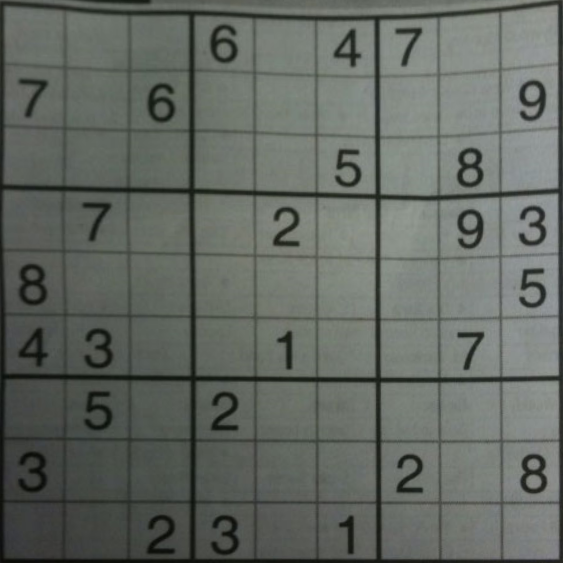
#> input picture OpenCV/image2.jpg, 563 x 563 px
$ python test.py   (older library calls are emulated)
#> lines starting #> are read from the running program, lines starting #| are printed output that depends on the picture; after the words box and inside, x2 and y2 are one past the last pixel; in counts of white or black regions, pixels touching at a corner belong together
import cv2
import numpy as np

# Đọc hình ảnh
image = cv2.imread('image2.jpg')
#> image is the input picture: shape (563, 563, 3); mean B, G, R 98.3, 104.3, 99.1

# Changing color spaces
gray_image = cv2.cvtColor(image, cv2.COLOR_BGR2GRAY)
hsv_image = cv2.cvtColor(image, cv2.COLOR_BGR2HSV)
#> hsv_image: shape (563, 563, 3); mean H, S, V 57.2, 18, 104.3
lab_image = cv2.cvtColor(image, cv2.COLOR_BGR2LAB)
#> lab_image: shape (563, 563, 3); mean of channels 0, 1, 2 110.1, 124.8, 130.7
# gray_image = cv2.medianBlur(gray_image, 5)

# Geometric Transformations of Images
height, width = image.shape[:2]
#> height = 563; width = 563
rotation_matrix = cv2.getRotationMatrix2D((width/2, height/2), 45, 1)
rotated_image = cv2.warpAffine(image, rotation_matrix, (width, height))
scaled_image = cv2.resize(image, None, fx=0.5, fy=1)

translation_matrix = np.float32([[1, 0, 100], [0, 1, 50]])
translated_image = cv2.warpAffine(image, translation_matrix, (image.shape[1], image.shape[0]))
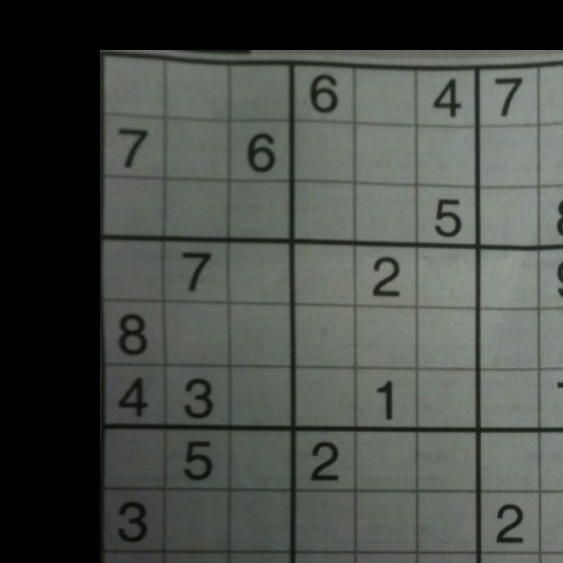
#> translated_image: shape (563, 563, 3); mean B, G, R 71.6, 76.8, 72.5
flipped_image_x = cv2.flip(image,1)
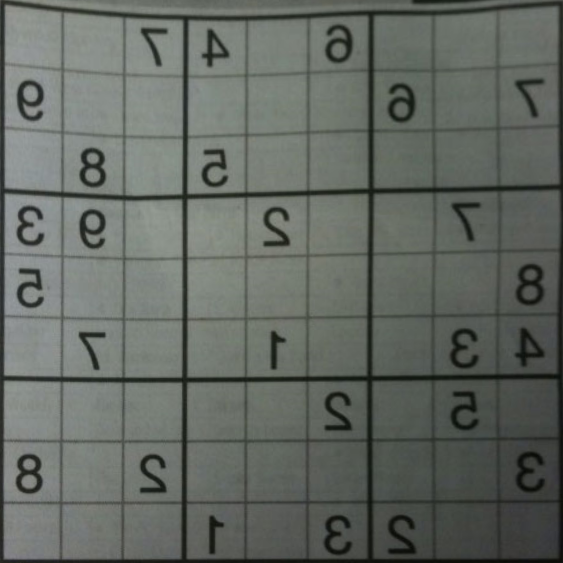
#> flipped_image_x: shape (563, 563, 3); mean B, G, R 98.3, 104.3, 99.1

# Image Thresholding
_, binary_threshold = cv2.threshold(gray_image, 127, 255, cv2.THRESH_BINARY)
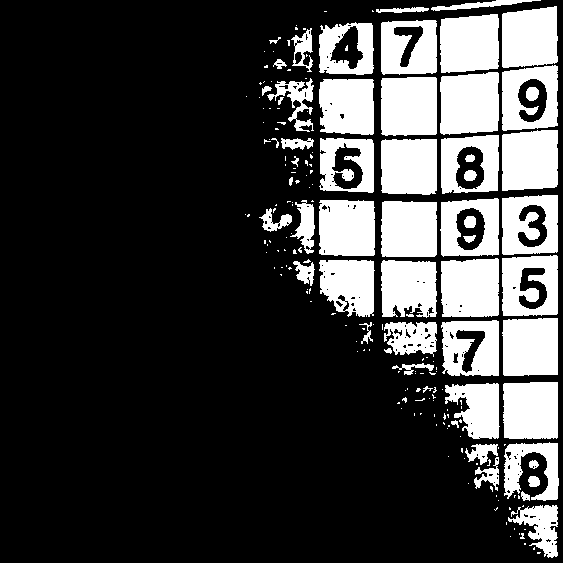
#> binary_threshold: shape (563, 563); 24.1% white; 196 white regions (138 under 20 px), largest, box (x1, y1, x2, y2) and area: (440, 72, 499, 135) 3394, (441, 258, 499, 317) 3255, (381, 77, 437, 136) 3220
adaptive_threshold = cv2.adaptiveThreshold(gray_image, 255, cv2.ADAPTIVE_THRESH_GAUSSIAN_C, cv2.THRESH_BINARY, 11, 2)
#> adaptive_threshold: shape (563, 563); 80.4% white; 3062 black regions (3007 under 20 px), largest, box (x1, y1, x2, y2) and area: (0, 0, 563, 563) 38146, (19, 264, 47, 305) 554, (520, 454, 547, 494) 537
_, otsu_threshold = cv2.threshold(gray_image, 0, 255, cv2.THRESH_BINARY+cv2.THRESH_OTSU)
#> otsu_threshold: shape (563, 563); 64.5% white; 128 black regions (103 under 20 px), largest, box (x1, y1, x2, y2) and area: (0, 0, 563, 563) 102567, (146, 82, 177, 124) 875, (209, 24, 238, 64) 701

# Smoothing Images
avg_blur = cv2.blur(image, (5, 5))
median_blur = cv2.medianBlur(image, 5)
gaussian_blur = cv2.GaussianBlur(gray_image, (5, 5), 0)
bil_blur = cv2.bilateralFilter(image, 9, 75, 75)

# Gradient Images
sobel_x = cv2.Sobel(gray_image, cv2.CV_64F, 1, 0, ksize=5)
sobel_y = cv2.Sobel(gray_image, cv2.CV_64F, 0, 1, ksize=5)
schar_x = cv2.Scharr(gray_image, cv2.CV_64F, 1, 0)
schar_y = cv2.Scharr(gray_image, cv2.CV_64F, 0, 1)
magnitude_sobel = cv2.magnitude(sobel_x, sobel_y)
angel_sobel = cv2.phase(sobel_x, sobel_y, angleInDegrees=True)
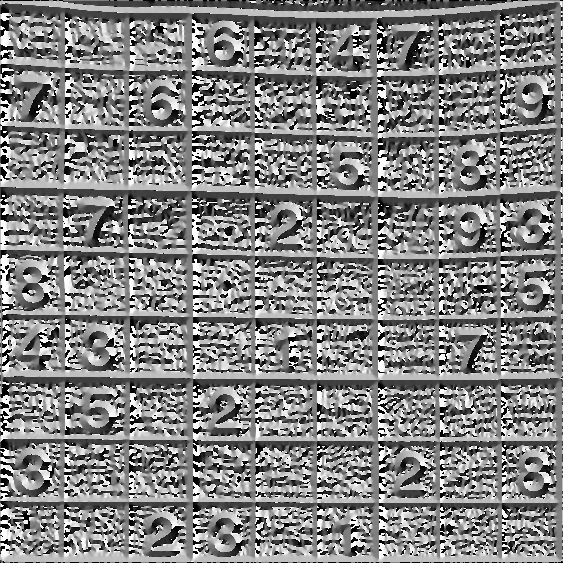
#> angel_sobel: shape (563, 563) float64; min 0, max 360, mean 185.3; drawn with min black and max white
laplacian = cv2.Laplacian(gray_image, cv2.CV_64F)
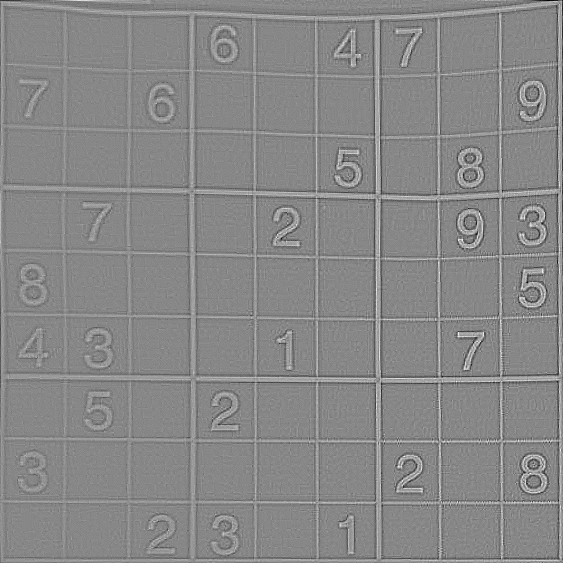
#> laplacian: shape (563, 563) float64; min -65, max 57, mean 0; drawn with min black and max white

# Canny Edge Detection
canny = cv2.Canny(gaussian_blur, 10, 60)
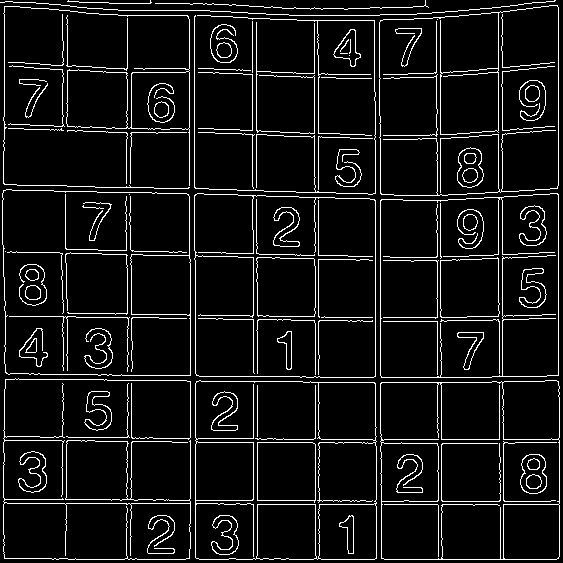
#> canny: shape (563, 563); 7.6% white in thin lines or dots

# [8 lines of commented-out code are left out]

lines = cv2.HoughLines(canny, 1, np.pi/180, 200)
#> lines = 26 rows, first 8: [559, 1.57], [318, 0], [558, 0], [502, 0], [375, 0], [380, 0], [253, 0], [440, 0]

if lines is not None:
    for line in lines:
        rho, theta = line[0]
        a = np.cos(theta)
        b = np.sin(theta)
        x0 = a * rho
        y0 = b * rho
        x1 = int(x0 + 1000 * (-b))
        y1 = int(y0 + 1000 * (a))
        x2 = int(x0 - 1000 * (-b))
        y2 = int(y0 - 1000 * (a))
        cv2.line(image, (x1, y1), (x2, y2), (0, 0, 255), 2)
#> this loop made 26 passes
#> (rho, theta, a, b, x0, y0, x1, y1) on passes 1 to 12: (559, 1.57, -4.37e-08, 1, -2.44e-05, 559, -1000, 558), (318, 0, 1, 0, 318, 0, 318, 1000), (558, 0, 1, 0, 558, 0, 558, 1000), (502, 0, 1, 0, 502, 0, 502, 1000), (375, 0, 1, 0, 375, 0, 375, 1000), (380, 0, 1, 0, 380, 0, 380, 1000), (253, 0, 1, 0, 253, 0, 253, 1000), (440, 0, 1, 0, 440, 0, 440, 1000), (504, 1.57, -4.37e-08, 1, -2.2e-05, 504, -1000, 503), (315, 0, 1, 0, 315, 0, 315, 1000), (195, 0, 1, 0, 195, 0, 195, 1000), (498, 0, 1, 0, 498, 0, 498, 1000)
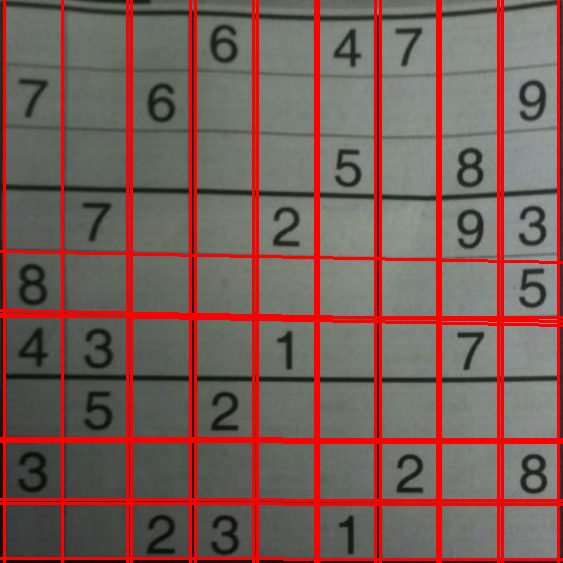
#> image: shape (563, 563, 3); mean B, G, R 87.2, 92.5, 121.3

circles = cv2.HoughCircles(canny, cv2.HOUGH_GRADIENT, dp=1, minDist=20, param1=50, param2=30, minRadius=0, maxRadius=0)
#> circles = 380 rows, first 8: [306.5, 288.5, 216.7], [292.5, 305.5, 230.4], [206.5, 226.5, 216.8], [349.5, 244.5, 224.7], [296.5, 185.5, 171.7], [327.5, 296.5, 208.9], [349.5, 340.5, 160.9], [154.5, 173.5, 164.6]

# [6 lines of commented-out code are left out]


cv2.imshow('Detected Objects', image)
cv2.waitKey(0)
cv2.destroyAllWindows()

$ run again, with OpenCV/image1.jpg copied over OpenCV/image2.jpg
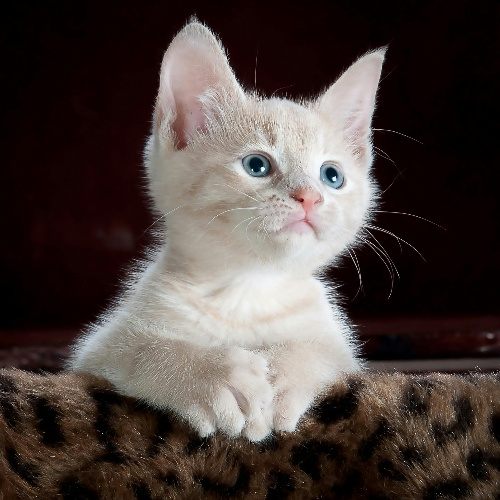
#> input picture OpenCV/image1.jpg, 500 x 500 px
#> image is the input picture: shape (500, 500, 3); mean B, G, R 63.1, 66.9, 77.3
#> hsv_image: shape (500, 500, 3); mean H, S, V 28.4, 142.9, 77.7
#> lab_image: shape (500, 500, 3); mean of channels 0, 1, 2 71, 131.3, 131.6
#> `_, binary_threshold = cv2.threshold(gray_image, 127, 255, cv2.THRESH_B..`:
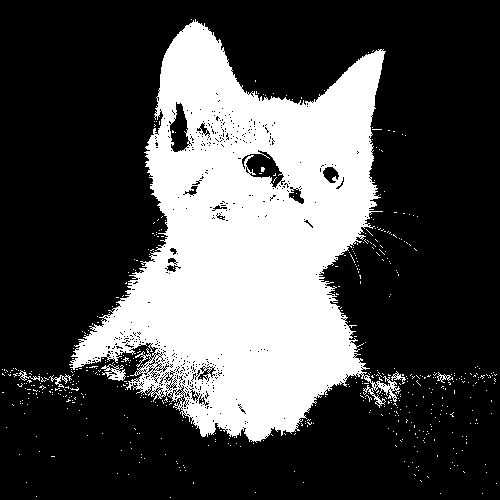
#> binary_threshold: shape (500, 500); 29.6% white; 551 white regions (545 under 20 px), largest, box (x1, y1, x2, y2) and area: (69, 19, 401, 443) 72377, (101, 364, 126, 381) 204, (49, 374, 72, 388) 90, (18, 370, 40, 381) 65, (391, 371, 406, 384) 61, (437, 372, 453, 383) 58
#> adaptive_threshold: shape (500, 500); 73.8% white; black in thin lines or dots
#> otsu_threshold: shape (500, 500); 33% white; 730 white regions (721 under 20 px), largest, box (x1, y1, x2, y2) and area: (0, 17, 410, 443) 80635, (424, 372, 475, 393) 322, (445, 404, 456, 425) 73
#> `canny = cv2.Canny(gaussian_blur, 10, 60)`:
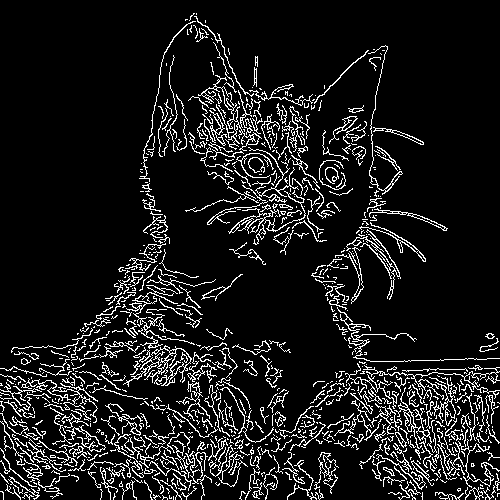
#> canny: shape (500, 500); 10.4% white in thin lines or dots
#> lines = None
#> circles = 335 rows, first 8: [321.5, 291.5, 175.8], [312.5, 315.5, 176.4], [221.5, 305.5, 173.7], [305.5, 270.5, 165.5], [265.5, 336.5, 144.7], [296.5, 298.5, 165.6], [217.5, 268.5, 177.3], [324.5, 331.5, 157.3]
